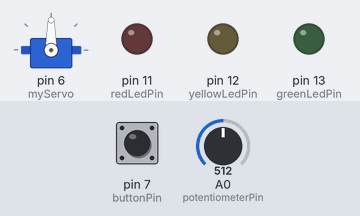
This sketch was run on a simulated Arduino Uno, built with avr-gcc and run on an emulated ATmega328P. On the bench: servo, output pins drawn as LEDs (lit = HIGH). The test bench sets the inputs (shaded band); at power-on: pin 7 (buttonPin) LOW, A0 (potentiometerPin) = 512.

Above: at 1.2 s.
1.3 s: pin 7 (buttonPin) pulled HIGH for 0.15 s
At 1.7 s:
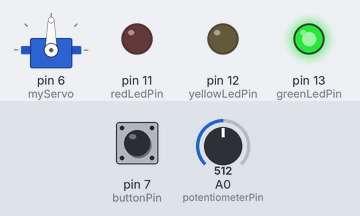
At 11.2 s:
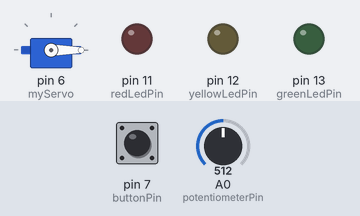
Timing chart, 0 to 19.3 s (numbered marks = the images above; inputs shaded):
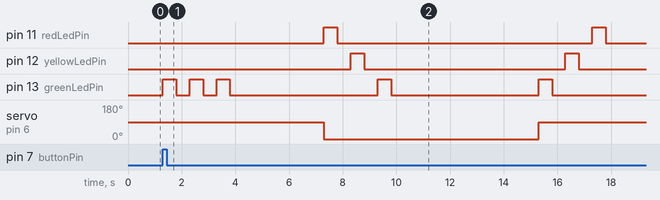

Measured:
- after the input at 1.3 s, pin 11 (redLedPin): alternates HIGH for 0.50 s and LOW for 9.5 s, starting after 6.0 s; pin 12 (yellowLedPin): alternates HIGH for 0.50 s and LOW for 7.5 s, starting after 7.0 s

The sketch:

assignment-1-sensors-motors.ino
```cpp
// Include the servo library to interact with servo
#include <Servo.h>  // Servo library can now be used

// Define all LED pins
#define greenLedPin 13   // Green LED is pin 13
#define yellowLedPin 12  // Yellow LED is pin 12
#define redLedPin 11     // Red LED is pin 11

// Define button pin
#define buttonPin 7  // Define the button to be pin 7

// Define potentiometer pin
#define potentiometerPin A0

// Define variable for if statement
int buttonState = 0; // If button is pressed == 1 or not == 0

// Define variable for sensor value
int potentiometerValue = 0;

// Create servo object to use later
Servo myServo;

void setup() {
  // Set pinmodes of LED pins to output
  pinMode(greenLedPin, OUTPUT);
  pinMode(yellowLedPin, OUTPUT);
  pinMode(redLedPin, OUTPUT);

  // Set pinmode of button pin to input
  pinMode(buttonPin, INPUT);

  // Set pinmode for potentiometer to input
  pinMode(potentiometerPin, INPUT);

  // Setup servo at pin 6 (needs to support PWM)
  myServo.attach(6);
}

void loop() {

  // Check if button is pressed buttonState == 1 or not == 0
  buttonState = digitalRead(buttonPin);

  // Read value from potentiometer
  potentiometerValue = analogRead(potentiometerPin);
  // Map values from potentiometer to allowed values of servo
  potentiometerValue = map(potentiometerValue, 0, 1023, 20, 160);

  // If the button is pressed (buttonState ==1) do everything inside {}
  if (buttonState == 1) {

    // Flash the LED 3 times, so the code inside the for {} is execuded 3 times
    for (int i = 0; i <= 2; i++) {
      digitalWrite(greenLedPin, HIGH);  // Green on
      delay(500);
      digitalWrite(greenLedPin, LOW);  // Green off
      delay(500);
    }
    // Pause for 3s (3000ms)
    delay(3000);

    // Rotate servo by potentiometer value
    myServo.write(-potentiometerValue);

    // Flash LEDs from right to left
    digitalWrite(redLedPin, HIGH);  // Red on
    delay(500);
    digitalWrite(redLedPin, LOW);  // Red off
    delay(500);
    // Swtich to 2nd LED
    digitalWrite(yellowLedPin, HIGH);  // Yellow on
    delay(500);
    digitalWrite(yellowLedPin, LOW);  // Yellow off
    delay(500);
    // Switch to 3rd LED
    digitalWrite(greenLedPin, HIGH);  // Green on
    delay(500);
    digitalWrite(greenLedPin, LOW);  // Green off
    delay(500);

    // Pause 5s (5000ms)
    delay(5000);

    // Reverse servo by potentiometer value
    myServo.write(potentiometerValue);

    // Flash LEDs from left to right
    digitalWrite(greenLedPin, HIGH);  // Green on
    delay(500);
    digitalWrite(greenLedPin, LOW);  // Green off
    delay(500);
    // Swtich to 2nd LED
    digitalWrite(yellowLedPin, HIGH);  // Yellow on
    delay(500);
    digitalWrite(yellowLedPin, LOW);  // Yellow off
    delay(500);
    // Switch to 3rd LED
    digitalWrite(redLedPin, HIGH);  // Red on
    delay(500);
    digitalWrite(redLedPin, LOW);  // Red off
    delay(500);
  }
}
```
